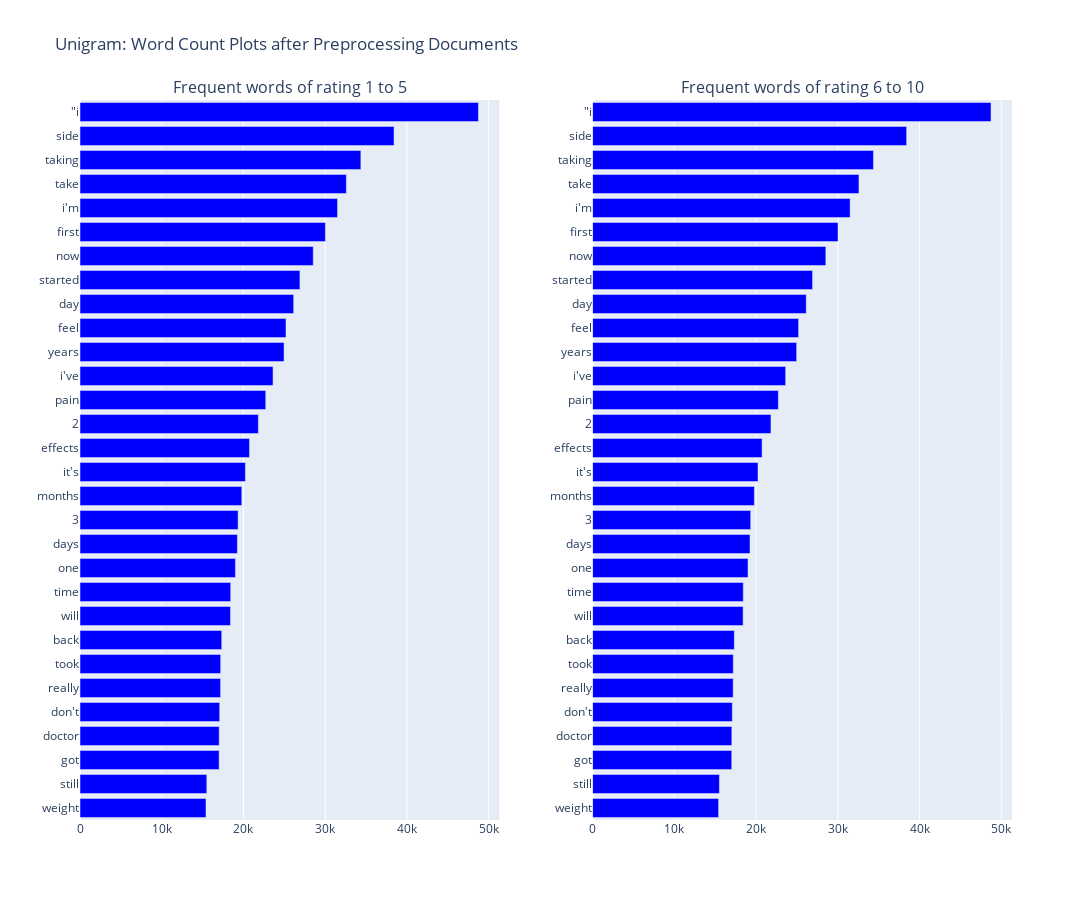

Notebook code for this chart:
### Markdown cell above
#### **5.7.1. Unigram**

### Code cell
## Get the bar chart from rating  6 to 10 review ##
freq_dict = defaultdict(int)
for sent in df_negative["review"]:
    for word in generate_ngrams(sent):
        freq_dict[word] += 1

## Get the bar chart from rating  1 to 5 review ##
freq_dict = defaultdict(int)
for sent in df_positive["review"]:
    for word in generate_ngrams(sent):
        freq_dict[word] += 1

fd_sorted = pd.DataFrame(sorted(freq_dict.items(), key=lambda x: x[1])[::-1])
fd_sorted.columns = ["word", "wordcount"]

trace0 = horizontal_bar_chart(fd_sorted.head(30), 'blue')
trace1 = horizontal_bar_chart(fd_sorted.head(30), 'blue')

# Creating two subplots
fig = subplots.make_subplots(rows=1, cols=2, vertical_spacing=0.04,
                             subplot_titles=["Frequent words of rating 1 to 5", 
                                             "Frequent words of rating 6 to 10"])
fig.append_trace(trace0, 1, 1)
fig.append_trace(trace1, 1, 2)
fig['layout'].update(height=900, width=1400, title="Unigram: Word Count Plots after Preprocessing Documents")
fig.show()

### Figure 1 — Plotly figure (JSON) as saved in the notebook; plotly's stock layout.template omitted (floating-point values rounded to 4 significant figures)
{"data": [{"marker": {"color": "blue"}, "orientation": "h", "showlegend": false, "type": "bar", "x": [15411, 15513, 17021, 17033, 17089, 17197, 17210, 17338, 18413, 18436, 19015, 19256, 19343, 19793, 20236, 20735, 21821, 22726, 23618, 24963, 25199, 26141, 26909, 28535, 30025, 31503, 32588, 34361, 38420, 48744], "xaxis": "x", "y": ["weight", "still", "got", "doctor", "don&#039;t", "really", "took", "back", "will", "time", "one", "days", "3", "months", "it&#039;s", "effects", "2", "pain", "i&#039;ve", "years", "feel", "day", "started", "now", "first", "i&#039;m", "take", "taking", "side", "\"i"], "yaxis": "y"}, {"marker": {"color": "blue"}, "orientation": "h", "showlegend": false, "type": "bar", "x": [15411, 15513, 17021, 17033, 17089, 17197, 17210, 17338, 18413, 18436, 19015, 19256, 19343, 19793, 20236, 20735, 21821, 22726, 23618, 24963, 25199, 26141, 26909, 28535, 30025, 31503, 32588, 34361, 38420, 48744], "xaxis": "x2", "y": ["weight", "still", "got", "doctor", "don&#039;t", "really", "took", "back", "will", "time", "one", "days", "3", "months", "it&#039;s", "effects", "2", "pain", "i&#039;ve", "years", "feel", "day", "started", "now", "first", "i&#039;m", "take", "taking", "side", "\"i"], "yaxis": "y2"}], "layout": {"annotations": [{"font": {"size": 16}, "showarrow": false, "text": "Frequent words of rating 1 to 5", "x": 0.225, "xanchor": "center", "xref": "paper", "y": 1, "yanchor": "bottom", "yref": "paper"}, {"font": {"size": 16}, "showarrow": false, "text": "Frequent words of rating 6 to 10", "x": 0.775, "xanchor": "center", "xref": "paper", "y": 1, "yanchor": "bottom", "yref": "paper"}], "height": 900, "title": {"text": "Unigram: Word Count Plots after Preprocessing Documents"}, "width": 1400, "xaxis": {"anchor": "y", "domain": [0, 0.45]}, "xaxis2": {"anchor": "y2", "domain": [0.55, 1]}, "yaxis": {"anchor": "x", "domain": [0, 1]}, "yaxis2": {"anchor": "x2", "domain": [0, 1]}}}
